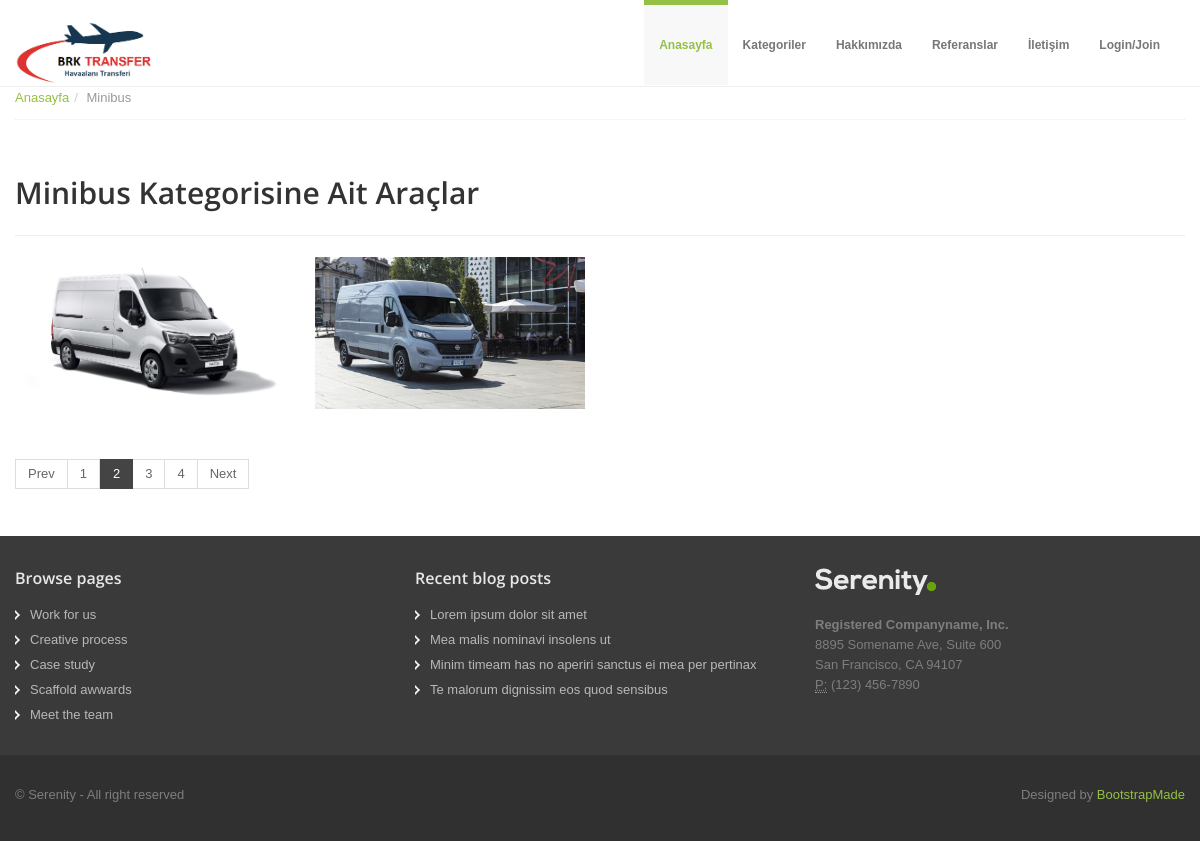
The app's page /category/11/Minibus/ with its own data.
### car/models.py (models this page shows, shortened)
class Category(MPTTModel):
    STATUS = (
        ('True', 'Evet'),
        ('False', 'Hayır'),
    )
    title = models.CharField(max_length=100)
    keywords = models.CharField(max_length=255)
    description = models.CharField(max_length=255)
    image = models.ImageField(blank=True, upload_to='images/')
    status = models.CharField(max_length=10, choices=STATUS)
    slug = models.SlugField(null=False, unique=True)
    parent = TreeForeignKey('self', blank=True, null=True, related_name='children', on_delete=models.CASCADE)
    create_at = models.DateTimeField(auto_now_add=True)
    update_at = models.DateTimeField(auto_now = True)
    class MPTTMeta:
        order_insertion_by = ['title']
    def image_tag(self):
        return mark_safe('<img src="{}" height="50"/>'.format(self.image.url))
    image_tag.short_description = 'Image'

class Car(models.Model):
    STATUS = (
        ('True', 'Evet'),
        ('False', 'Hayır'),
    )
    category = models.ForeignKey(Category, on_delete=models.CASCADE)
    title = models.CharField(blank=True, max_length=150)
    keywords = models.CharField(blank=True, max_length=255)
    description = models.CharField(blank=True, max_length=255)
    marka = models.CharField(blank=True, max_length=255)
    model = models.CharField(blank=True, max_length=255)
    kisi_sayisi = models.IntegerField()
    image = models.ImageField(blank=True, upload_to='images/')
    price = models.FloatField()
    detail = RichTextUploadingField()
    slug = models.SlugField(null=False, unique=True)
    status = models.CharField(max_length=10, choices=STATUS)
    create_at = models.DateTimeField(auto_now_add=True)
    update_at = models.DateTimeField(auto_now = True)
    def image_tag(self):
        return mark_safe('<img src="{}" height="50"/>'.format(self.image.url))
    image_tag.short_description = 'Image'

### home/views.py (the view)
# urls.py: path('category/<int:id>/<slug:slug>/', views.category_cars, name='category_cars'),
def category_cars(request, id, slug):
    setting = Setting.objects.get(pk=1)
    category = Category.objects.all()
    categorydata = Category.objects.get(pk=id)
    cars = Car.objects.filter(category_id=id)
    context = {'cars': cars,
               'category': category,
               'categorydata': categorydata,
               'setting': setting,
               }
    return render(request, 'cars.html', context)

### home/templates/cars.html (shortened to what this page needs)
{% extends "homebase.html" %}
{% block body %}
<section id="breadcrumb">
    <div class="container">
        <div class="row">
            <div class="span12">
                <ul class="breadcrumb notop">
                    <li><a href="/">Anasayfa</a><span class="divider">/</span></li>
                    <li class="active">{{ categorydata.title }}</li>
                </ul>
            </div>
        </div>
    </div>
</section>
<section id="maincontent">
    <div class="container">
        <h1>{{ categorydata.title}} Kategorisine Ait Araçlar</h1>
        <hr>
        <div class="row">
            <ul class="portfolio-area da-thumbs">
                {% for rs in cars %}
                <li class="portfolio-item2" data-id="id-0" data-type="web">
                    <div class="span3">
                        <div class="thumbnail">
                            <div class="image-wrapp">
                                <img src="{{ rs.image.url }}" alt="Portfolio name" title=""/>
                            </div>
                        </div>
                    </div>
                </li>
                {% endfor %}
            </ul>
        </div>
        <div class="row">
            <div class="span12">
                <div class="pagination">
                    <ul>
                        <li><a href="#">Prev</a></li>
                        <li><a href="#">1</a></li>
                        <li class="active"><a href="#">2</a></li>
                        <li><a href="#">3</a></li>
                        <li><a href="#">4</a></li>
                        <li><a href="#">Next</a></li>
                    </ul>
                </div>
            </div>
        </div>
    </div>
</section>
{% endblock %}

### home/static/assets/css/docs.css (style rules this page uses)
section { padding-top: 30px; }

### home/static/assets/css/style.css (style rules this page uses)
.row { margin-bottom: 20px; }
#maincontent { z-index: 1000; margin-top: 0px; }
.portfolio-area { float: left; width: 100%; margin: 0; padding: 0; }
.portfolio-area li { float: left; list-style: none; margin: 0 0 30px 0; padding: 0; }
.portfolio-area .thumbnail, .portfolio-home .thumbnail { display: block; padding: 0; border: none; }
.portfolio-area .image-wrapp, .portfolio-home .image-wrapp { position: relative; padding: 0; overflow: hidden; border: nonw; }
.portfolio-area .image-wrapp img, .portfolio-home .image-wrapp img { margin: 0; padding: 0; }
.da-thumbs li, .da-thumbs li img { display: block; position: relative; }
.da-thumbs li { overflow: hidden; }
.pagination { margin-top: 0; }
.pagination ul li a { color: #666; }
.pagination ul li.active a { background: #444; color: #fff; border: 1px solid #444; }
#breadcrumb .breadcrumb { margin: -30px 0 0 0; border-bottom: 1px dotted #eeeeee; padding-bottom: 10px; }
.breadcrumb>li { display: inline-block; *display: inline; line-height: 1.6em; *zoom: 1; }
.breadcrumb>li>.divider { padding: 0 5px; color: #ccc; }

### home/static/assets/color/default.css (style rules this page uses)
a { color: #94c045; }

### home/static/assets/css/overwrite.css (style rules this page uses)
img { max-width: 100%; width: auto\9; height: auto; vertical-align: middle; border: 0; -ms-interpolation-mode: bicubic; }
body { margin: 0; font-family: Tahoma, Arial, sans-serif; font-size: 13px; line-height: 1.6em; color: #666; background-color: #ffffff; }
a { color: #0088cc; text-decoration: none; }
h1, h2, h3, h4, h5, h6 { color:#333; font-family: 'Open Sans', sans-serif; font-weight:600; line-height:1.5em; margin-top:0; margin-bottom:15px; }
h1 { font-size: 30px; }
.breadcrumb { padding: 8px 0; background-color: #fff; -webkit-border-radius: 0; -moz-border-radius: 0; border-radius: 0; }
.breadcrumb > li { text-shadow: none; }
.breadcrumb li span { color:#aaa; padding:0 5px; }
.pagination ul { -webkit-border-radius: 0; -moz-border-radius: 0; border-radius: 0; -webkit-box-shadow: none; -moz-box-shadow: none; box-shadow: none; }
.pagination ul > li:first-child > a, .pagination ul > li:first-child > span { -webkit-border-top-left-radius: 0; -moz-border-radius-topleft: 0; border-top-left-radius: 0; -webkit-border-bottom-left-radius: 0; -moz-border-radius-bottomleft: 0; border-bottom-left-radius: 0; }
.pagination ul > li:last-child > a, .pagination ul > li:last-child > span { -webkit-border-top-right-radius: 0; -moz-border-radius-topright: 0; border-top-right-radius: 0; -webkit-border-bottom-right-radius: 0; -moz-border-radius-bottomright: 0; border-bottom-right-radius: 0; }
.thumbnail { -webkit-border-radius: 0; -moz-border-radius: 0; border-radius: 0; -webkit-box-shadow: none; -moz-box-shadow: none; box-shadow: none; }

### records on screen
Category: title "Minibus"
Car: image (picture)
Car: image (picture)
